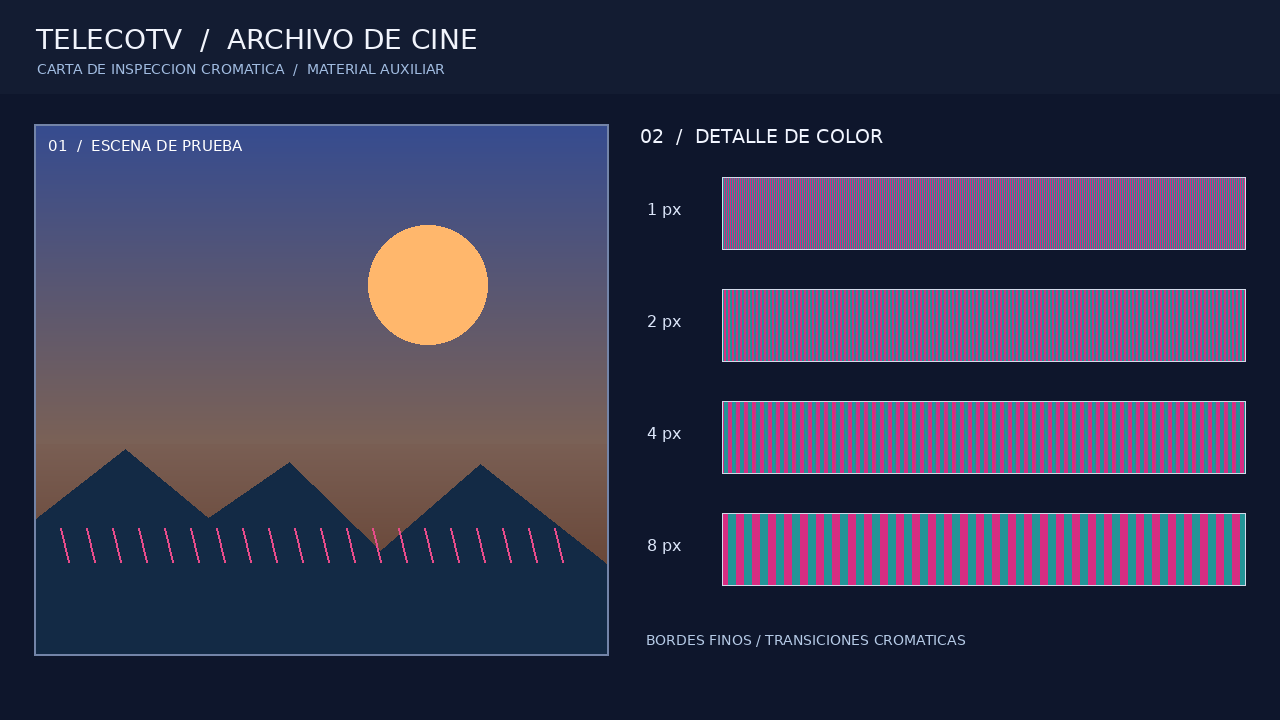
#> input picture p5_muestreo/datos/detalle_cromatico.png, 1280 x 720 px, found by its file name
$ python 'actividad_interpolación.py'
#> lines starting #> are read from the running program, lines starting #| are printed output that depends on the picture
#> further down, img is the input picture: shape (720, 1280, 3); mean R, G, B 56.4, 55.8, 80.6
### p4_color/conversion.py
import numpy as np

def rgb_to_ycrcb(I_RGB):
    # Input: uint8 NumPy array with shape (height, width, 3)
    # Output: three uint8 arrays — Yq, Crq, Cbq

    I = I_RGB.astype(np.float64)

    # Channel Separation and Normalization
    # ============================================================================================
    R = I[:,:,0]/255.0
    G = I[:,:,1]/255.0
    B = I[:,:,2]/255.0

    # Luma Calculation
    # ============================================================================================
    Y = 0.299*R + 0.587*G + 0.114*B
    #Y = 0.2126*R + 0.7152*G + 0.0722*B
    # Difference Signals
    # ============================================================================================
    R_Y = R - Y
    B_Y = B - Y

    # Chrominance Signals
    # ============================================================================================
    Cr = 0.713*R_Y
    #Cr = 0.635*R_Y
    Cb = 0.564*B_Y
    #Cb = 0.539*B_Y

    # Quantized Signals
    # ============================================================================================
    Yq = np.clip(16 + np.round(219*Y), 0, 255).astype(np.uint8)
    Crq = np.clip(128 + np.round(224*Cr), 0, 255).astype(np.uint8)
    Cbq = np.clip(128 + np.round(224*Cb), 0, 255).astype(np.uint8)

    return Yq, Crq, Cbq

def ycrcb_to_rgb(Yq, Crq, Cbq):
    # Input: three uint8 arrays — Yq, Crq, Cbq
    # Output: uint8 NumPy array with shape (height, width, 3)

    # Normalization
    # ============================================================================================
    Y = (Yq.astype(np.float64) - 16)/219.0
    Cr = (Crq.astype(np.float64) - 128)/224.0
    Cb = (Cbq.astype(np.float64) - 128)/224.0

    R_Y = Cr/0.713
    B_Y = Cb/0.564

    # RGB Calculation
    # ============================================================================================
    R = Y + R_Y
    B = Y + B_Y
    G = (Y - 0.299*R - 0.114*B)/0.587


    # Clipping and Conversion to uint8
    # ============================================================================================
    R_u8 = np.clip(np.round(R * 255), 0, 255).astype(np.uint8)
    G_u8 = np.clip(np.round(G * 255), 0, 255).astype(np.uint8)
    B_u8 = np.clip(np.round(B * 255), 0, 255).astype(np.uint8)

    I_RGB = np.stack([R_u8, G_u8, B_u8], axis=2)

    return I_RGB

### p5_muestreo/muestreo.py
import cv2
import numpy as np
from p4_color.conversion import rgb_to_ycrcb, ycrcb_to_rgb

def submuestrear(C, modo):
    # C: crominancia 2D (alto, ancho)
#> called with modo = '420'
    h, w = C.shape
#> h = 720; w = 1280
    if modo == '422':
        dsize = (w//2, h)       # mitad de columnas
    elif modo == '420':
        dsize = (w//2, h//2)     # mitad de columnas y filas
#> dsize = (640, 360)
    else:
        raise ValueError('Usar 422 o 420')
    return cv2.resize(C, dsize, interpolation=cv2.INTER_NEAREST)

def reconstruir(C_sub, shape_destino, metodo=cv2.INTER_NEAREST):
    h, w = shape_destino           # shape = (alto, ancho)
    return cv2.resize(C_sub, (w, h), interpolation=metodo)

def rgb_to_ycrcb_422(imagen_rgb):
    Yq, Crq, Cbq = rgb_to_ycrcb(imagen_rgb)
    return Yq, submuestrear(Crq, '422'), submuestrear(Cbq, '422')

# [4 lines left out: function ycrcb_422_to_rgb, not called in this run]

# Repetir el patrón para 4:2:0: completar el modo '420'
def rgb_to_ycrcb_420(imagen_rgb):
    Yq, Crq, Cbq = rgb_to_ycrcb(imagen_rgb)
    return Yq, submuestrear(Crq, '420'), submuestrear(Cbq, '420')

# [4 lines left out: function ycrcb_420_to_rgb, not called in this run]

def rmse(orig, recon):
    if orig.shape != recon.shape:
        raise ValueError('Las imagenes deben tener las mismas dimensiones')
    o = orig.astype(np.float64)
    r = recon.astype(np.float64)
    return np.sqrt(np.mean((o - r) ** 2))

def psnr(orig, recon):
    error = rmse(orig, recon)
    if error == 0:
        return float('inf')
    return 20 * np.log10(255.0 / error)

### p5_muestreo/actividad_interpolación.py
import cv2
import numpy as np
from PIL import Image
import matplotlib.pyplot as plt
from p4_color.conversion import rgb_to_ycrcb, ycrcb_to_rgb
from p5_muestreo.muestreo import submuestrear, reconstruir, rmse, psnr

img = np.array(Image.open('p5_muestreo/datos/detalle_cromatico.png').convert('RGB'))
Yq, Crq, Cbq = rgb_to_ycrcb(img)
Cr = submuestrear(Crq, '420')
Cb = submuestrear(Cbq, '420')
metodos = {'nearest': cv2.INTER_NEAREST,
           'bilineal': cv2.INTER_LINEAR,
           'bicubica': cv2.INTER_CUBIC}
imagenes = {'Original': img}
for nombre, metodo in metodos.items():
    Cr_rec = reconstruir(Cr, Yq.shape, metodo)
    Cb_rec = reconstruir(Cb, Yq.shape, metodo)
    img_rec = ycrcb_to_rgb(Yq, Cr_rec, Cb_rec)
    print(f'{nombre:9s} RMSE={rmse(img,img_rec):.3f}  PSNR={psnr(img,img_rec):.2f} dB')
    imagenes[nombre] = img_rec
#> this loop made 3 passes
#> error in psnr on passes 1 to 3: 17.71, 19.38, 18.94
#| nearest   RMSE=17.712  PSNR=23.17 dB
#| bilineal  RMSE=19.382  PSNR=22.38 dB
#| bicubica  RMSE=18.943  PSNR=22.58 dB
#> pass 1, in ycrcb_to_rgb, `Cr = (Crq.astype(np.float64) - 128)/224.0`:
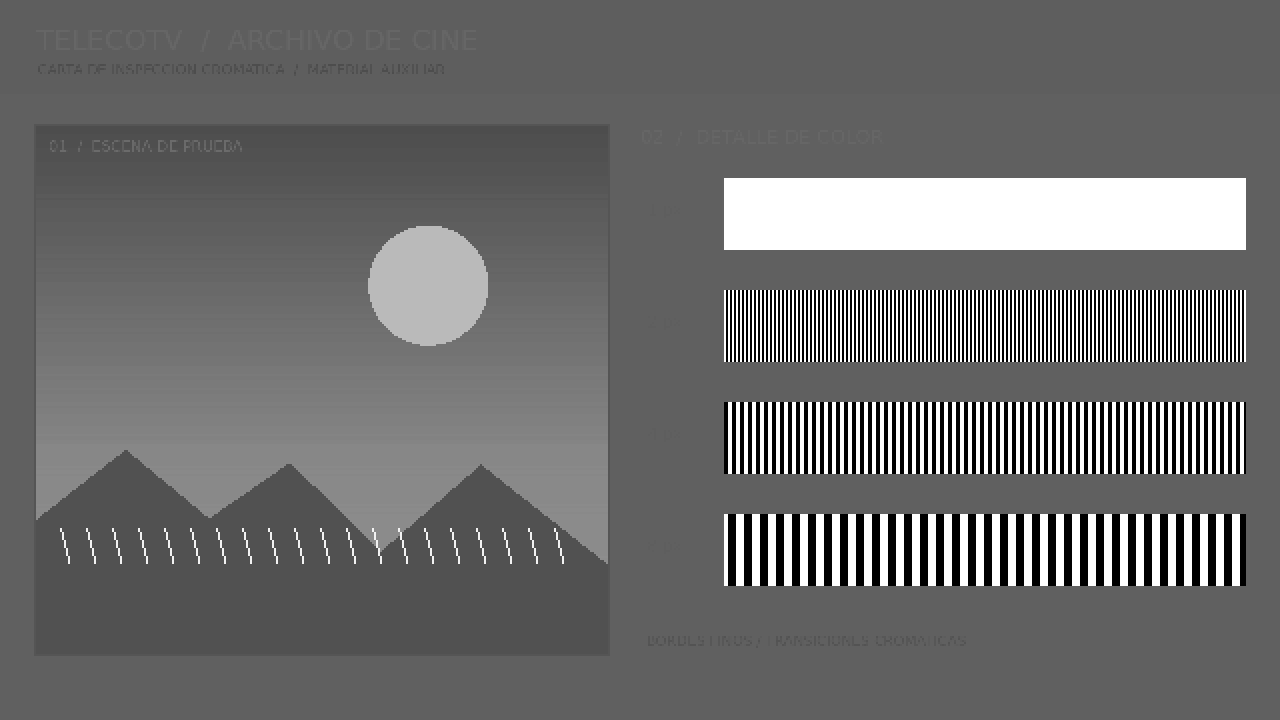
#> Cr: shape (720, 1280) float64; min -0.223, max 0.308, mean 0.00418; drawn with min black and max white
#> after the loop, imagenes = 4 items

# Recortes dentro de las franjas de 1, 2, 4 y 8 píxeles de grosor.
# Cada zona utiliza las mismas coordenadas en las cuatro imágenes.
zonas = [('1 px', 190), ('2 px', 302), ('4 px', 414), ('8 px', 526)]
x0 = 760
fig, ax = plt.subplots(4, 4, figsize=(10, 7))
for fila, (grosor, y0) in enumerate(zonas):
    for columna, (nombre, imagen) in enumerate(imagenes.items()):
        recorte = imagen[y0:y0 + 48, x0:x0 + 64]
        ax[fila, columna].imshow(recorte, interpolation='nearest')
        ax[fila, columna].set_xticks([])
        ax[fila, columna].set_yticks([])
        if fila == 0:
            ax[fila, columna].set_title(nombre)
    ax[fila, 0].set_ylabel(grosor)
fig.suptitle('Franjas de distinto grosor | Original y reconstrucciones 4:2:0')
plt.tight_layout()
plt.savefig('p5_muestreo/resultados/interpolacion.png', dpi=120)

img = np.array(Image.open('p5_muestreo/datos/escena_varillas.png').convert('RGB'))
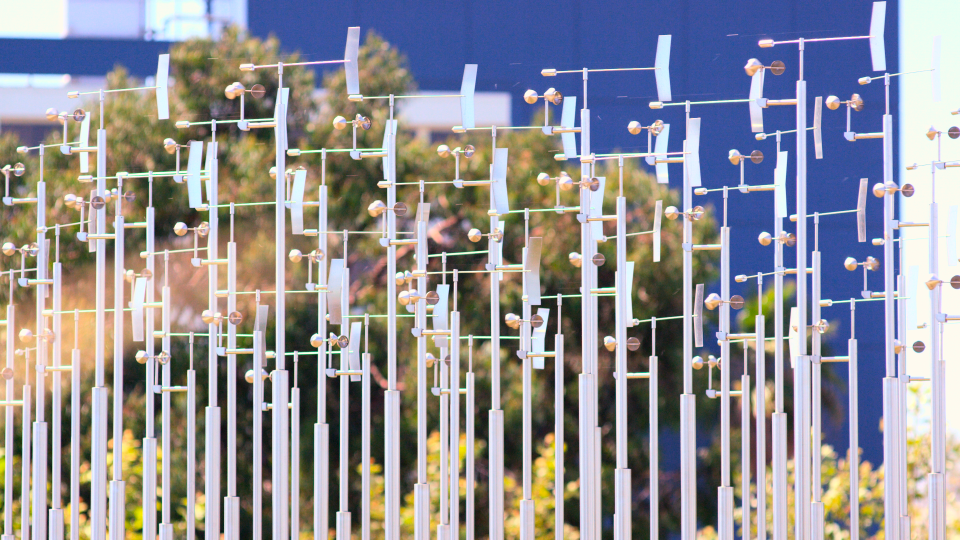
#> input picture p5_muestreo/datos/escena_varillas.png, 1920 x 1080 px, found by its file name (shown at 1/2 size)
#> img is the input picture: shape (1080, 1920, 3); mean R, G, B 147, 146, 152.4
Yq, Crq, Cbq = rgb_to_ycrcb(img)
#> in rgb_to_ycrcb (call 2), `R_Y = R - Y`:
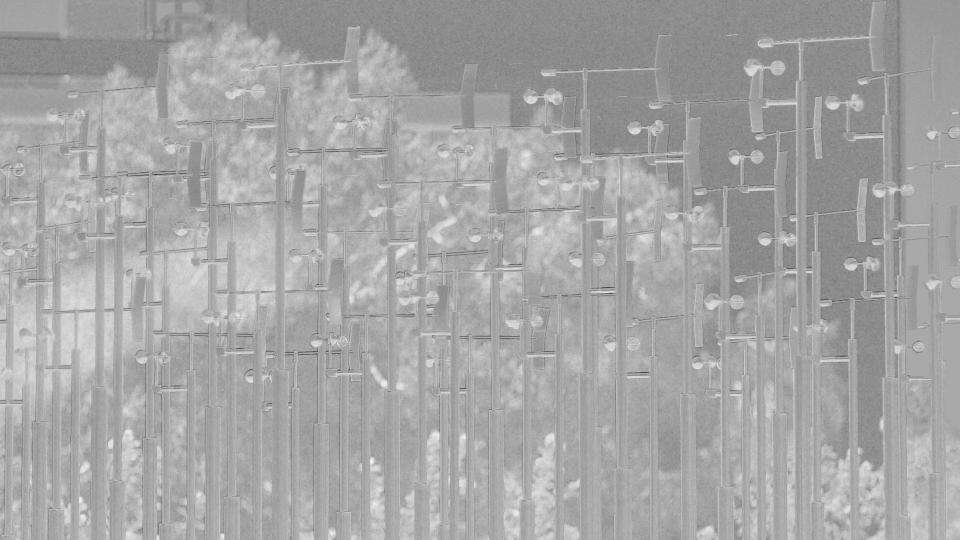
#> R_Y: shape (1080, 1920) float64 (shown at 1/2 size); min -0.667, max 0.359, mean -0.000134; drawn with min black and max white
#> in rgb_to_ycrcb (call 2), `B_Y = B - Y`:
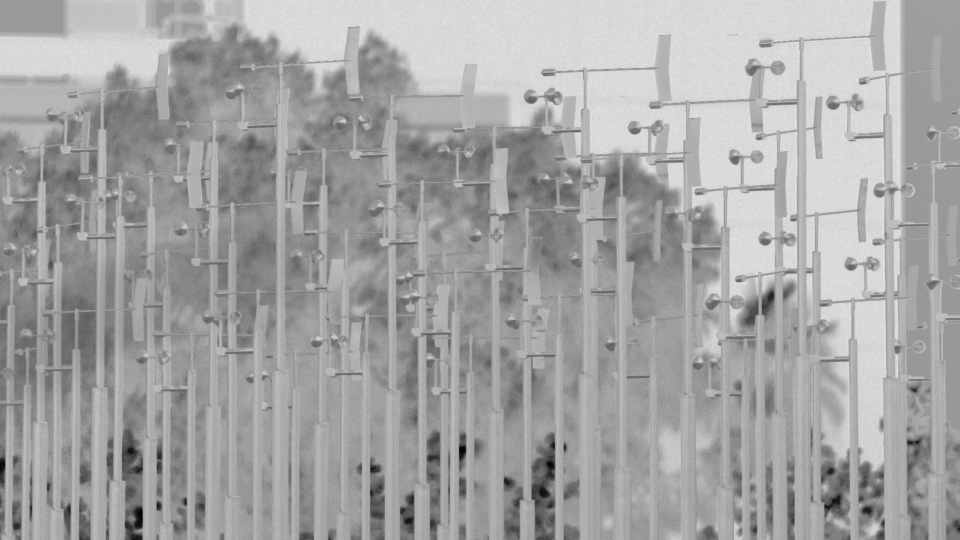
#> B_Y: shape (1080, 1920) float64 (shown at 1/2 size); min -0.831, max 0.486, mean 0.0209; drawn with min black and max white
#> in rgb_to_ycrcb (call 2), `Yq = np.clip(16 + np.round(219*Y), 0, 255).astype(np.uint8)`:
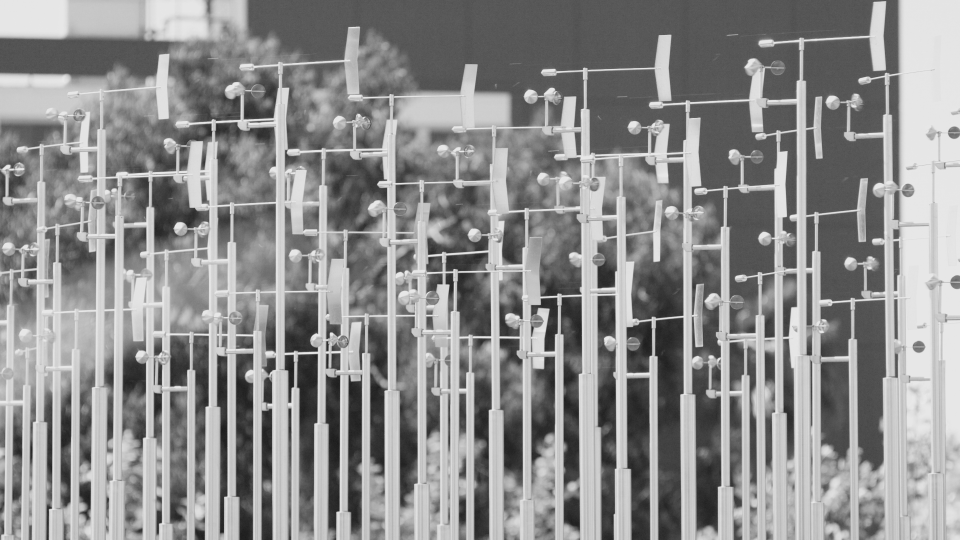
#> Yq: shape (1080, 1920) (shown at 1/2 size); min 26, max 233, mean 142.3
Cr = submuestrear(Crq, '420')
Cb = submuestrear(Cbq, '420')
#> call 4 of submuestrear, with modo = '420'
#> in submuestrear (call 4), `return cv2.resize(C, dsize, interpolation=cv2.INTER_NEAREST)`:
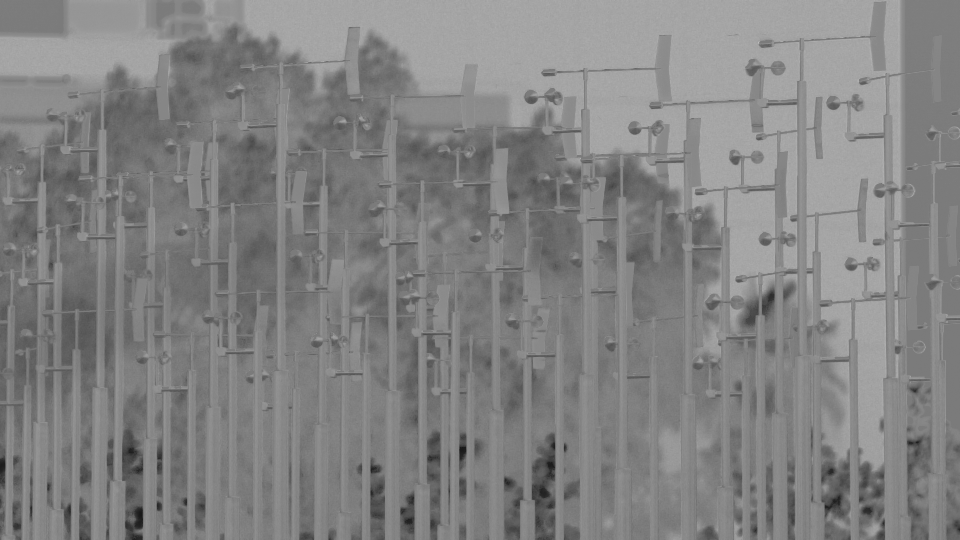
#> returned value: shape (540, 960); min 24, max 189, mean 130.7
metodos = {'nearest': cv2.INTER_NEAREST,
           'bilineal': cv2.INTER_LINEAR,
           'bicubica': cv2.INTER_CUBIC}
imagenes = {'Original': img}
for nombre, metodo in metodos.items():
    Cr_rec = reconstruir(Cr, Yq.shape, metodo)
    Cb_rec = reconstruir(Cb, Yq.shape, metodo)
    img_rec = ycrcb_to_rgb(Yq, Cr_rec, Cb_rec)
    print(f'{nombre:9s} RMSE={rmse(img,img_rec):.3f}  PSNR={psnr(img,img_rec):.2f} dB')
    imagenes[nombre] = img_rec
#> this loop made 3 passes
#> error in psnr on passes 1 to 3: 6, 5.15, 5.32
#| nearest   RMSE=5.995  PSNR=32.57 dB
#| bilineal  RMSE=5.147  PSNR=33.90 dB
#| bicubica  RMSE=5.318  PSNR=33.62 dB

fig, ax = plt.subplots(1, 4, figsize=(12, 3.5))
for a, (nombre, imagen) in zip(ax, imagenes.items()):
    a.imshow(imagen[300:428, 1200:1328], interpolation='nearest')
    a.set_title(nombre)
    a.axis('off')
#> this loop made 4 passes
#> nombre on passes 1 to 4: 'Original', 'nearest', 'bilineal', 'bicubica'
fig.suptitle('Varillas | Mismo recorte del original y las reconstrucciones 4:2:0')
plt.tight_layout()
plt.savefig('p5_muestreo/resultados/interpolacion_varillas.png', dpi=100)
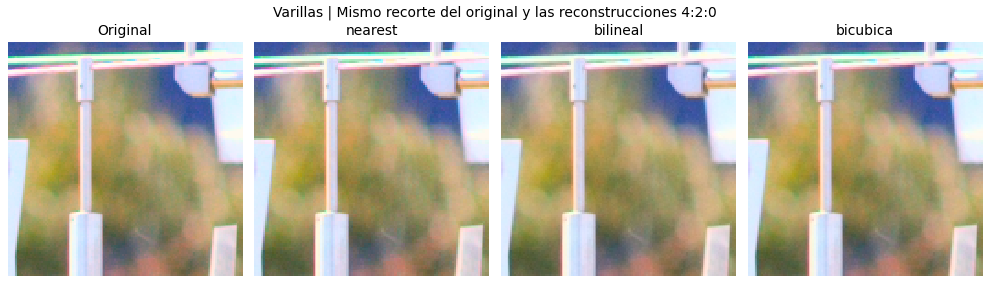
#> figure drawn by matplotlib, 4 panels

# Tiempo medio de reconstruir las dos componentes de color.
from time import perf_counter
repeticiones = 100
for nombre, metodo in metodos.items():
    # Calentamiento antes de medir.
    for _ in range(5):
        reconstruir(Cr, Yq.shape, metodo)
        reconstruir(Cb, Yq.shape, metodo)
    inicio = perf_counter()
    for _ in range(repeticiones):
        reconstruir(Cr, Yq.shape, metodo)
        reconstruir(Cb, Yq.shape, metodo)
    tiempo_ms = (perf_counter() - inicio) * 1000 / repeticiones
    img_rec = imagenes[nombre]
    print(f'{nombre:9s} RMSE={rmse(img,img_rec):.3f}  '
          f'PSNR={psnr(img,img_rec):.2f} dB  tiempo={tiempo_ms:.3f} ms')
#> this loop made 3 passes
#> error in psnr on pass 1: 6
#| nearest   RMSE=5.995  PSNR=32.57 dB  tiempo=2.604 ms
#| bilineal  RMSE=5.147  PSNR=33.90 dB  tiempo=2.814 ms
#| bicubica  RMSE=5.318  PSNR=33.62 dB  tiempo=2.999 ms

plt.show()
